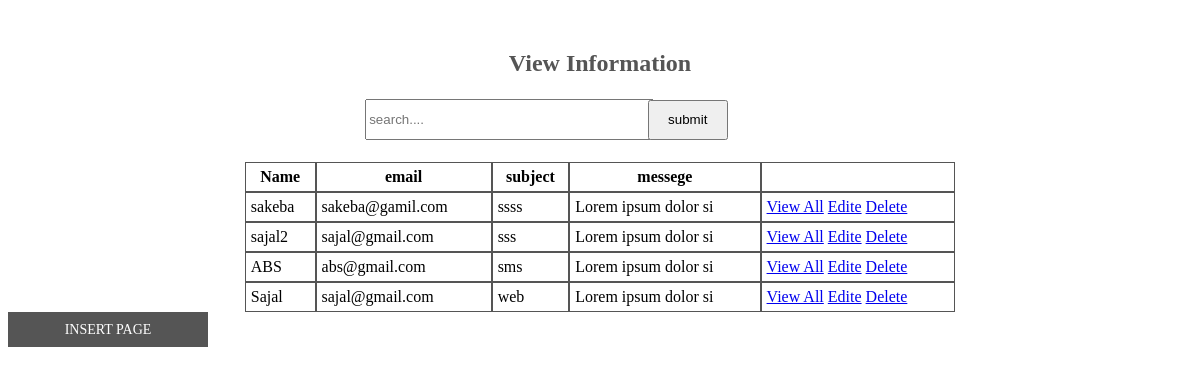
The page /view.php on the database its author committed.
### tables this page shows
CREATE TABLE `u_con` (
  `id` int(11) NOT NULL,
  `name` varchar(20) DEFAULT NULL,
  `email` varchar(30) DEFAULT NULL,
  `subject` text,
  `messege` varchar(200) DEFAULT NULL,
  `gen_id` int(11) NOT NULL
);

### view.php (the view, shortened to what this page needs)
<?php
	require_once('db.php');
?>
	<!DOCTYPE html>
	<html lang="en">
	<head>
	</head>
	<body>
		<h2 class="title">View Information</h2>
		<table width="40%" class="search-table" cellpadding="0" >
			<tr>
				<form action="search.php" method="get">
					<td width="60%">
						<input type="text" class="search" name="search" placeholder="search...." required>
					</td>
					<td width="40%">
						<input type="submit" class="sr-btn" value="submit">
					</td>
				</form>
			</tr>
		</table>
		<table width="60%" class="table" cellpadding="0" cellspacing="0">
			<tr>
				<th>Name</th>
				<th>email</th>
				<th>subject</th>
				<th>messege</th>
				<th></th>
			</tr>
			<?php
				$vall = "SELECT * FROM u_con ORDER BY id DESC";
				$data = mysqli_query($CON, $vall);
				while($row=mysqli_fetch_assoc($data)){
			?>
			<tr>
				<td><?php echo $row['name'];?></td>
				<td><?php echo $row['email'];?></td>
				<td><?php echo $row['subject'];?></td>
				<td><?php echo substr( $row['messege'],0,20);?></td>
				<td><a href="viewpersonal.php?v=<?php echo $row['id'];?>">View All</a>
				<a href="edit.php?e=<?php echo $row['id'];?>">Edite</a>
				<a href="delete.php?d=<?php echo $row['id'];?>">Delete</a></td>
			</tr>
			<?php
				}
			?>
		</table>
		<a href="insert.php" class="btn">insert page</a>
	</body>
	</html>

### view.php (style rules this page uses)
.table { margin: 0 auto; }
.table th, .table td { border:1px solid #555; padding: 5px; }
.search-table { margin: 20px auto; }
.search { width: 100%; height: 35px; }
.sr-btn { width:80px; height: 40px; }
.title { text-align: center; color: #555; display: block; margin: 50px 0 20px 0; }
.btn { text-align: center; display: inline-block; width: 200px; line-height: 35px; background: #555; color: #fff; text-decoration: none; font-size: 14px; text-transform: uppercase; border: none; }

### rows shown on the page
u_con: name "sakeba", email "sakeba@gamil.com", subject "ssss", messege "Lorem ipsum dolor si"
u_con: name "sajal2", email "sajal@gmail.com", subject "sss", messege "Lorem ipsum dolor si"
u_con: name "ABS", email "abs@gmail.com", subject "sms", messege "Lorem ipsum dolor si"
u_con: name "Sajal", email "sajal@gmail.com", subject "web", messege "Lorem ipsum dolor si"
